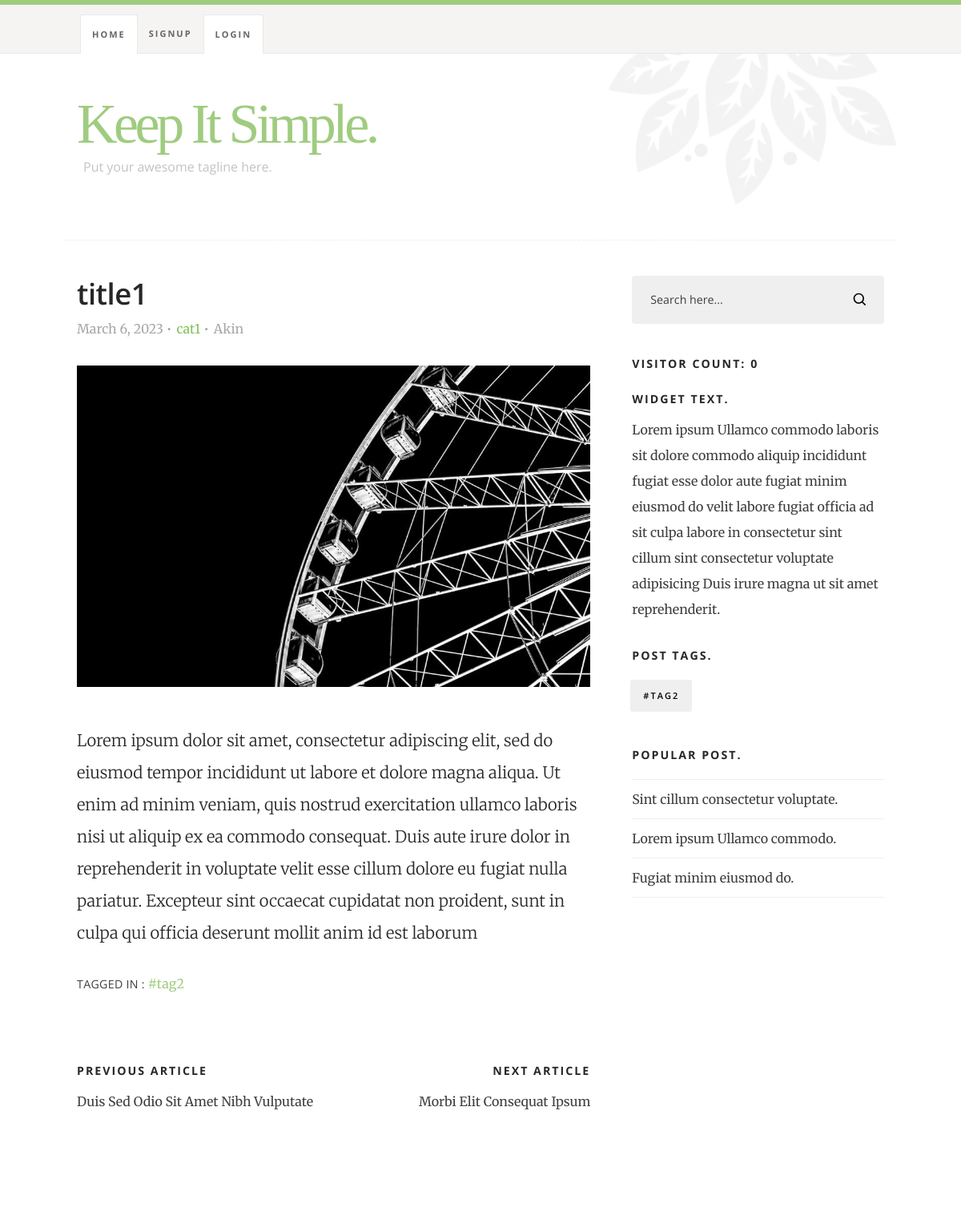
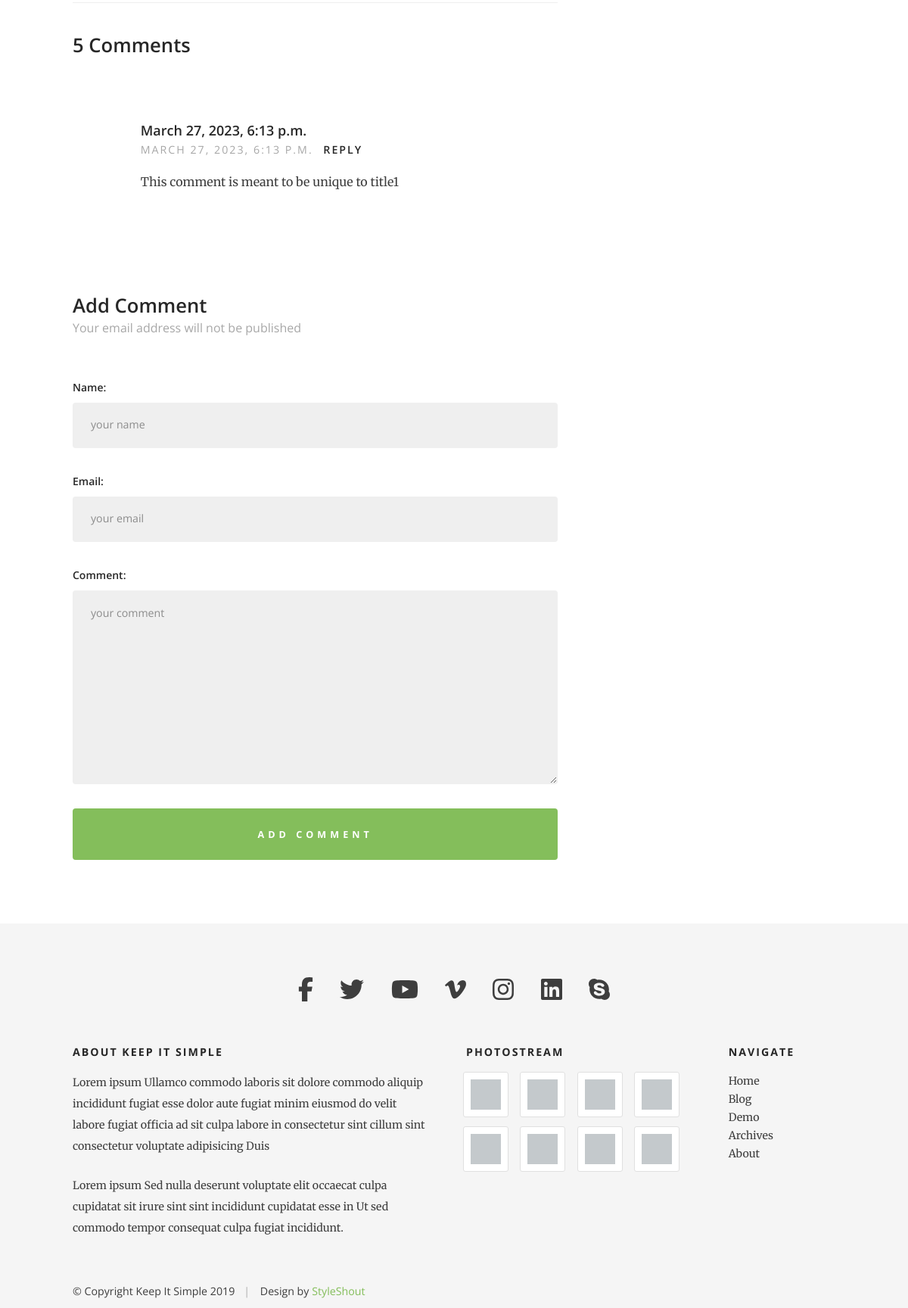
The app's page /post/1/ with its own data (2 pictures, top to bottom).
### my_app/models.py (models this page shows, shortened)
class Post(models.Model):
    title=models.CharField(max_length=100)
    article=models.TextField()
    create_at=models.DateField(auto_now_add=True)
    Category=models.ForeignKey(Category, on_delete=models.CASCADE)
    tags=models.ManyToManyField(Tag)
    author=models.ForeignKey(Author, on_delete=models.CASCADE)

class  Category(models.Model):
    name =models.CharField(max_length=100)

class Author(models.Model):
    name=models.CharField(max_length=100)

class Tag(models.Model):
    name=models.CharField(max_length=255)

class Comment(models.Model):
    post=models.ForeignKey(Post, on_delete=models.CASCADE , null=True, blank=True)
    name=models.CharField(max_length=40, blank=True)
    email=models.EmailField(max_length=254, blank=True)
    comment=models.TextField(blank=True)
    timestamp=models.DateTimeField(default=timezone.now)

### my_app/views.py (the view, shortened to what this page needs)
# urls.py: path('post/<int:post_id>/', detail_view , name = 'detail'),
def detail_view(request, post_id):
    post=Post.objects.get(id=post_id)
    form=CommentForm(request.POST or None)
    comment_objects = Comment.objects.filter(post__id=post_id)
    num_visits=request.session.get('visit_count', 0)
    request.session['visit_count']= num_visits + 1
    context= {
        'comment_objects': comment_objects,
        'post': post,
        'comment_form': form,
        'num_visitors': num_visits,
    }
    return render(request , "mainapp/single.html" , context)

### my_app/forms.py
class CommentForm(forms.ModelForm):
    class Meta:
        model=Comment
        fields=['name', 'email', 'comment']
        widgets={
            'name' : forms.TextInput(attrs={' class ': 'h-full-width' , 'placeholder':'your name', 'id': 'cName'}),
            'email' : forms.TextInput(attrs={' class ': 'h-full-width' , 'placeholder':'your email', 'id': 'cEmail'}),
            'comment' : forms.Textarea(attrs={' class ': 'h-full-width' , 'placeholder':'your comment', 'id': 'cMessage'})
        }

### templates/mainapp/single.html (shortened to what this page needs)
{% extends "base.html"%}
{% load static%}
    {% block first %}
            <div id="main" class="s-content__main large-8 column">
                <article class="entry">
                    <header class="entry__header">
                        <h2 class="entry__title h1">
                        <a href="single.html" title="">{{post.title}}</a>
                        </h2>
                        <div class="entry__meta">
                            <ul>
                                <li>{{post.create_at}}</li>
                                <li><a href="#" title="" rel="category tag">{{post.Category.name}}</a></li>
                                <li>{{post.author.name}}</li>
                            </ul>
                        </div>
                    </header>
                    <div class="entry__content-media">
                        <img src="images/wheel-500.jpg"
                             srcset="images/wheel-1000.jpg 1000w,
                                     images/wheel-500.jpg 500w"
                             sizes="(max-width: 1000px) 100vw, 1000px" alt="">
                    </div>
                    <div class="entry__content">
                        <p class="lead">
                            {{ post.article }}
                        </p>
                    </div>
                    <p class="entry__tags">
                        <span>Tagged in </span>:
                        {% for items in post.tags.all%}
                        <a href="#0">{{items.name}}</a>
                        {% endfor %}
                    </p>
                    <ul class="entry__post-nav h-group">
                        <li class="prev"><a rel="prev" href="#0"><strong class="h6">Previous Article</strong> Duis Sed Odio Sit Amet Nibh Vulputate</a></li>
                        <li class="next"><a rel="next" href="#0"><strong class="h6">Next Article</strong> Morbi Elit Consequat Ipsum</a></li>
                    </ul>
                </article>
                <div class="comments-wrap">
                    <div id="comments">
                        <h3>5 Comments</h3>
                        <ol class="commentlist">
                        {% for comments in comment_objects %}
                            <li class="depth-1 comment">
                                <div class="comment__content">
                                    <div class="comment__info">
                                        <div class="comment__author"> {{ comments.timestamp }} </div>
                                        <div class="comment__meta">
                                            <div class="comment__time">{{ comments.timestamp }}</div>
                                            <div class="comment__reply">
                                                <a class="comment-reply-link" href="#0">Reply</a>
                                            </div>
                                        </div>
                                    </div>
                                    <div class="comment__text">
                                        {{ comments.comment }}
                                    </div>
                                </div>
                            </li>
                        {% endfor %}
                        </ol>
                    </div>
                    <div class="comment-respond">
                        <div id="respond">
                            <h3>Add Comment <span>Your email address will not be published</span></h3>
                            <form method="post">
                               {{ comment_form.as_p }}
                            <input name="submit" id="submit" class="btn btn--primary btn-wide btn--large h-full-width" value="Add Comment" type="submit">
                            </form>
                        </div>
                    </div>
                </div>
            </div>
    {% endblock first %}
    {% block second %}
            <div id="sidebar" class="s-content__sidebar large-4 column">
               <div class="widget widget--search">
                  <form action="#0">
                     <input type="text" value="Search here..." onblur="if(this.value == '') { this.value = 'Search here...'; }" onfocus="if (this.value == 'Search here...') { this.value = ''; }" class="text-search">
                     <input type="submit" value="" class="submit-search">
                  </form>
               </div>
               <div class="widget widget--categories">
                   <h3 class="h6">Visitor count: {{num_visitors}} </h3>
                </div>
                <div class="widget widget_text group">
                    <h3 class="h6">Widget Text.</h3>
                    <p>
                        Lorem ipsum Ullamco commodo laboris sit dolore commodo aliquip incididunt fugiat esse dolor
                        aute fugiat minim eiusmod do velit labore fugiat officia ad sit culpa labore in consectetur
                        sint cillum sint consectetur voluptate adipisicing Duis irure magna ut sit amet reprehenderit.
                    </p>
                </div>
                <div class="widget widget_tags">
                    <h3 class="h6">Post Tags.</h3>
                    <div class="tagcloud group">
                        {% for tag in post.tags.all%}
                        <a href="#0">{{tag.name}}</a>
                        {% endfor %}
                    </div>
                </div>
                <div class="widget widget_popular">
                    <h3 class="h6">Popular Post.</h3>
                    <ul class="link-list">
                        <li><a href="#0">Sint cillum consectetur voluptate.</a></li>
                        <li><a href="#0">Lorem ipsum Ullamco commodo.</a></li>
                        <li><a href="#0">Fugiat minim eiusmod do.</a></li>
                    </ul>
                </div>
            </div>
    {% endblock second %}

### templates/base.html (shortened to what this page needs)
{% load static %}
<!DOCTYPE html>
<html class="no-js" lang="en">
<head>
    <link rel="stylesheet" href="{% static 'css/base.css'%}">
    <link rel="stylesheet" href="{% static 'css/main.css'%}">
</head>
<body id="top">
        <header class="s-header">
            <div class="row">
                <div class="s-header__content column">
                    <h1 class="s-header__logotext">
                        <a href="index.html" title="">Keep It Simple.</a>
                    </h1>
                    <p class="s-header__tagline">Put your awesome tagline here.</p>
                </div>
            </div>
           <nav class="s-header__nav-wrap">
               <div class="row">
                    <ul class="s-header__nav">
                        <li class="current"><a href="{% url 'home'%}">Home</a></li>
                        {% if user.is_authenticated  %}
                            <li><a href="">New Post</a></li>
                            <li><a href="">Logout</a></li>
                            {% else %}
                            <li><a href="">Signup</a></li>
                            <li class="current"><a href="{% url 'user_login'%}">Login</a></li>
                            {% endif %}
                    </ul>
               </div>
            </nav>
        </header>
        <div class="s-content">
            <div class="row">
                {% block first%}
                {% endblock first %}
                {% block second%}
                {% endblock second %}
            </div>
        </div>
        <footer class="s-footer">
            <div class="row s-footer__top">
                <div class="column">
                    <ul class="s-footer__social">
                        <li><a href="#0"><i class="fab fa-facebook-f" aria-hidden="true"></i></a></li>
                        <li><a href="#0"><i class="fab fa-twitter" aria-hidden="true"></i></a></li>
                        <li><a href="#0"><i class="fab fa-youtube" aria-hidden="true"></i></a></li>
                        <li><a href="#0"><i class="fab fa-vimeo-v" aria-hidden="true"></i></a></li>
                        <li><a href="#0"><i class="fab fa-instagram" aria-hidden="true"></i></a></li>
                        <li><a href="#0"><i class="fab fa-linkedin" aria-hidden="true"></i></a></li>
                        <li><a href="#0"><i class="fab fa-skype" aria-hidden="true"></i></a></li>
                    </ul>
                </div>
            </div>
            <div class="row s-footer__bottom">
                <div class="large-6 tab-full column s-footer__info">
                    <h3 class="h6">About Keep It Simple</h3>
                    <p>
                    Lorem ipsum Ullamco commodo laboris sit dolore commodo aliquip incididunt fugiat esse dolor
                    aute fugiat minim eiusmod do velit labore fugiat officia ad sit culpa labore in consectetur
                    sint cillum sint consectetur voluptate adipisicing Duis
                    </p>
                    <p>
                    Lorem ipsum Sed nulla deserunt voluptate elit occaecat culpa cupidatat sit irure sint
                    sint incididunt cupidatat esse in Ut sed commodo tempor consequat culpa fugiat incididunt.
                    </p>
                </div>
                <div class="large-6 tab-full column">
                    <div class="row">
                        <div class="large-8 tab-full column">
                            <h3 class="h6">Photostream</h3>
                            <ul class="photostream group">
                                <li><a href="#0"><img alt="thumbnail" src="images/thumb.jpg"></a></li>
                                <li><a href="#0"><img alt="thumbnail" src="images/thumb.jpg"></a></li>
                                <li><a href="#0"><img alt="thumbnail" src="images/thumb.jpg"></a></li>
                                <li><a href="#0"><img alt="thumbnail" src="images/thumb.jpg"></a></li>
                                <li><a href="#0"><img alt="thumbnail" src="images/thumb.jpg"></a></li>
                                <li><a href="#0"><img alt="thumbnail" src="images/thumb.jpg"></a></li>
                                <li><a href="#0"><img alt="thumbnail" src="images/thumb.jpg"></a></li>
                                <li><a href="#0"><img alt="thumbnail" src="images/thumb.jpg"></a></li>
                            </ul>
                        </div>
                        <div class="large-4 tab-full column">
                            <h3  class="h6">Navigate</h3>
                            <ul class="s-footer__list s-footer-list--nav group">
                                <li><a href="#0">Home</a></li>
                                <li><a href="#0">Blog</a></li>
                                <li><a href="#0">Demo</a></li>
                                <li><a href="#0">Archives</a></li>
                                <li><a href="#0">About</a></li>
                            </ul>
                        </div>
                    </div>
                </div>
                <div class="ss-copyright">
                    <span>© Copyright Keep It Simple 2019</span>
                    <span>Design by <a href="https://www.styleshout.com/">StyleShout</a></span>
                </div>
            </div>
        </footer>
</body>

### static/css/base.css (style rules this page uses)
html { line-height: 1.15; -webkit-text-size-adjust: 100%; }
body { margin: 0; }
h1 { font-size: 2em; margin: 0.67em 0; }
a { background-color: transparent; }
b, strong { font-weight: bolder; }
img { border-style: none; }
button, input, optgroup, select, textarea { font-family: inherit; font-size: 100%; line-height: 1.15; margin: 0; }
button, input { overflow: visible; }
button, [type="button"], [type="reset"], [type="submit"] { -webkit-appearance: button; }
textarea { overflow: auto; }
html { font-size: 62.5%; -webkit-box-sizing: border-box; box-sizing: border-box; }
*, *::before, *::after { -webkit-box-sizing: inherit; box-sizing: inherit; }
body { font-weight: normal; line-height: 1; word-wrap: break-word; -moz-font-smoothing: grayscale; -moz-osx-font-smoothing: grayscale; -webkit-font-smoothing: antialiased; -webkit-overflow-scrolling: touch; -webkit-text-size-adjust: none; }
svg, img, video embed, iframe, object { max-width: 100%; height: auto; }
div, dl, dt, dd, ul, ol, li, h1, h2, h3, h4, h5, h6, pre, form, p, blockquote, th, td { margin: 0; padding: 0; }
p { font-size: inherit; text-rendering: optimizeLegibility; }
strong, b { font-weight: bold; line-height: inherit; }
ol, ul { list-style: none; }
li { display: block; }
a { text-decoration: none; line-height: inherit; }
a img { border: none; }
input[type="email"], input[type="number"], input[type="search"], input[type="text"], input[type="tel"], input[type="url"], input[type="password"], textarea { -webkit-appearance: none; -moz-appearance: none; appearance: none; }
.row { width: 92%; max-width: 1040px; margin: 0 auto; display: -ms-flexbox; display: -webkit-box; display: flex; -ms-flex-flow: row wrap; -webkit-box-orient: horizontal; -webkit-box-direction: normal; flex-flow: row wrap; }
.row .row { width: auto; max-width: none; margin-left: -20px; margin-right: -20px; }
.column { -ms-flex: 1 1 0%; -webkit-box-flex: 1; flex: 1 1 0%; padding: 0 20px; }
.large-4 { -ms-flex: 0 0 33.33333%; -webkit-box-flex: 0; flex: 0 0 33.33333%; max-width: 33.33333%; }
.large-6, .large-half { -ms-flex: 0 0 50%; -webkit-box-flex: 0; flex: 0 0 50%; max-width: 50%; }
.large-8 { -ms-flex: 0 0 66.66667%; -webkit-box-flex: 0; flex: 0 0 66.66667%; max-width: 66.66667%; }
@media screen and (max-width:1200px) { .row .row { margin-left: -16px; margin-right: -16px; } }
@media screen and (max-width:1200px) { .column { padding: 0 16px; } }
.h-group:after { content: ""; display: table; clear: both; }
.h-full-width { width: 100%; }

### records on screen
Post: title "title1", create_at "March 6, 2023", Category.name "cat1", author.name "Akin", article "Lorem ipsum dolor sit amet, consectetur adipiscing elit, sed do eiusmod tempor incididunt ut labore et dolore magna aliqua. Ut enim ad minim veniam, quis nostrud exercitation ullamco laboris nisi ut aliquip ex ea commodo consequat. Duis aute irure dolor in reprehenderit in voluptate velit esse cillum dolore eu fugiat nulla pariatur. Excepteur sint occaecat cupidatat non proident, sunt in culpa qui officia deserunt mollit anim id est laborum"
Tag: name "#tag2", name "#TAG2"
Comment: timestamp "March 27, 2023, 6:13 p.m.", timestamp "MARCH 27, 2023, 6:13 P.M.", comment "This comment is meant to be unique to title1"

### other values on screen
{{ num_visitors }} "0"
